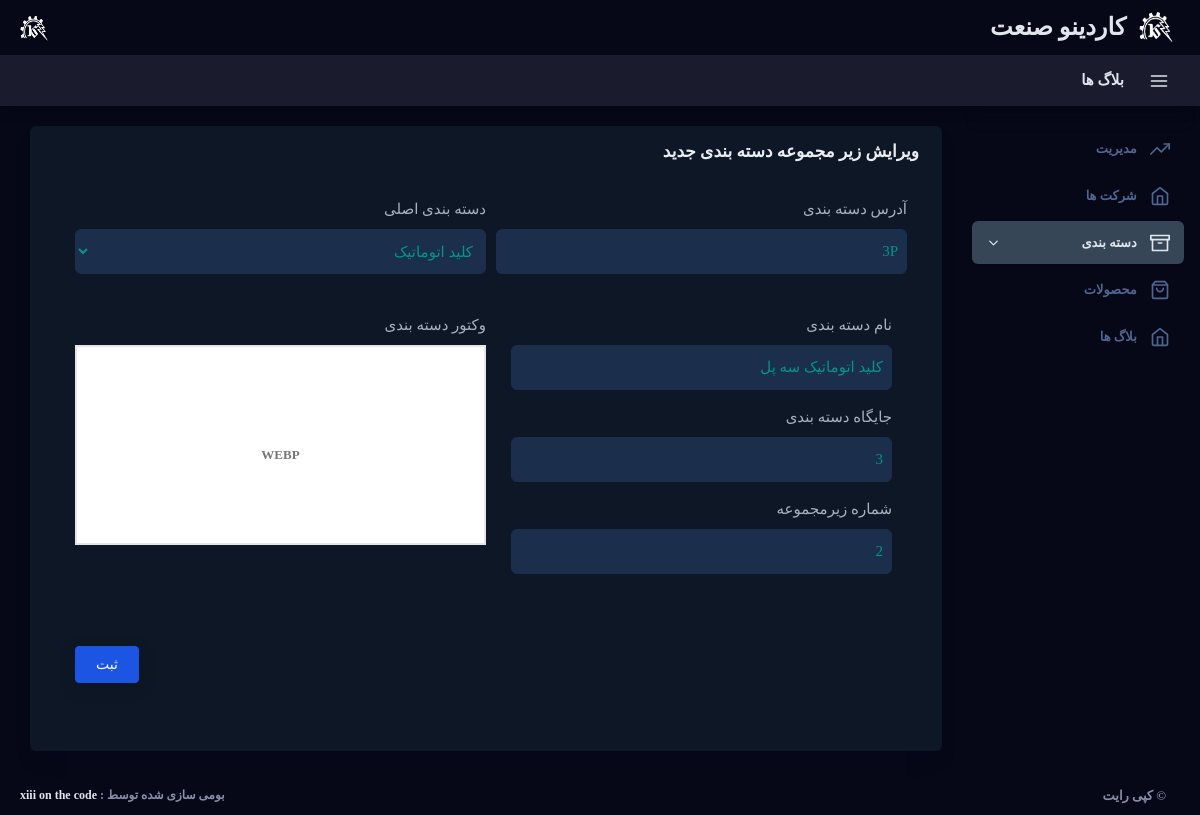
Screenshot of /v1/adminstrator/dashboard/edit_psubset/4153d93e-7b0b-4437-b66f-0df8cd789ca9/ (signed in) with the database file from the repository.
### category/models.py (models this page shows, shortened)
class ProductCategorySubset(models.Model):
    slug = models.SlugField(default=uuid.uuid4)
    ProductCategory = models.ForeignKey(ProductCategory, on_delete=models.CASCADE, null=True, blank=True)
    ref_slug = models.SlugField()
    name = models.CharField(max_length=100)
    vector = models.ImageField(upload_to=SubsetVectorImagePath)
    subset_number = models.IntegerField()
    position = models.IntegerField()
    number_of_products = models.IntegerField()
    url = models.CharField(max_length=150)
    active = models.BooleanField(default=True)

### adminstrator/views.py (the view, shortened to what this page needs)
# urls.py: path('dashboard/edit_psubset/<str:slug>/', views.edit_psubset, name="edit_psubsets"),
def edit_psubset(request, slug):
    if 'admin_login_username' not in request.session:
            return redirect('admin_login')
    else:
        admin_username = request.session['admin_login_username']
        PageTitle = 'Dashboard'
        tagid = 'catandtype'
        submenu = 'true'
        active = 'types'
        login_object = AdminLogin.objects.none()
        info_object = AdminInfo.objects.none()
        subset_object = ProductCategory.objects.none()
        category_object = ProductCategory.objects.none()
        if AdminLogin.objects.filter(username=admin_username).exists():
            login_object = AdminLogin.objects.get(username=admin_username)
            if AdminInfo.objects.filter(AdminLogin=login_object).exists():
                info_object = AdminInfo.objects.get(AdminLogin=login_object)
                if ProductCategorySubset.objects.filter(active=True, slug=slug).exists():
                    subset_object = ProductCategorySubset.objects.get(active=True, slug=slug)
                    if ProductCategory.objects.filter(active=True).exists():
                        category_object = ProductCategory.objects.filter(active=True)
                    form = ProductCategorySubset_form(instance = subset_object)
        context = {
            'PageTitle':PageTitle,
            'tagid':tagid,
            'admin_login':login_object,
            'admin_info':info_object,
            'categories':category_object,
            'subset_object':subset_object,
            'form':form,
        }
    return render(request, 'adminstrator/dashboard/category/edit_subset.html', context)

### category/forms.py
class ProductCategorySubset_form(forms.ModelForm):
    class Meta:
        model = ProductCategorySubset
        fields = [
            'vector',
        ]
        widgets = {
            'vector': forms.FileInput(attrs={ 'class':'form-control dropify', 'placeholder': ' وکتور دسته بندی ', 'type':'file', 'data-default-file':'وکتور دسته بندی را انتخاب کنید', 'data-max-file-size':'2M' }),
        }

### templates/adminstrator/dashboard/category/edit_subset.html (shortened to what this page needs)
{% extends 'adminstrator/dashboard/masterpage.html' %}
{% load static %}
{% block content %}
    <div id="content" class="main-content">
        <div class="container-fluid">
            <div class="container-fluid">
                <div class="row layout-top-spacing">
                    <div class="col-lg-12">
                        <div class="row">
                            <div id="flFormsGrid" class="col-lg-12 layout-spacing">
                                <div class="statbox widget box box-shadow">
                                    <div class="widget-header">
                                        <div class="row">
                                            <div class="col-xl-12 col-md-12 col-sm-12 col-12">
                                                <h4> ویرایش زیر مجموعه دسته بندی جدید </h4>
                                            </div>
                                        </div>
                                    </div>
                                    <div class="widget-content widget-content-area">
                                        <form enctype="multipart/form-data" method="POST">
                                            <div class="form-row mb-4 col-12">
                                                <div class="form-group col-md-6">
                                                    <label for="inputURL"> آدرس دسته بندی </label>
                                                    <input type="text" name="url" class="form-control" id="inputURL" placeholder=" LV431121 " value="{{subset_object.url}}">
                                                </div>
                                                <div class="form-group col-md-6">
                                                    <label for="inputURL"> دسته بندی اصلی </label>
                                                    <select name="ProductCategory" class="selectpicker form-control">
                                                        {% for category in categories %}
                                                            <option value="{{category.id}}">{{category.name}}</option>
                                                        {% endfor %}
                                                    </select>
                                                </div>
                                            </div>
                                            <div class="form-row mb-4 col-12">
                                                <div class="form-group col-md-6">
                                                    <div class="form-group col-md-12">
                                                        <label for="inputName"> نام دسته بندی </label>
                                                        <input type="text" name="name" class="form-control" id="inputName" placeholder=" کلید اتوماتیک چهار پل " value="{{subset_object.name}}">
                                                    </div>
                                                    <div class="form-group col-md-12">
                                                        <label for="inputPosition"> جایگاه دسته بندی </label>
                                                        <input type="number" name="position" class="form-control" id="inputPosition" placeholder=" 1 " value="{{subset_object.position}}">
                                                    </div>
                                                    <div class="form-group col-md-12">
                                                        <label for="inputSubset_number"> شماره زیرمجموعه </label>
                                                        <input type="number" name="subset_number" class="form-control" id="inputSubset_number" placeholder=" 1 " value="{{subset_object.subset_number}}">
                                                    </div>
                                                </div>
                                                <div class="form-group col-md-6 mb-4">
                                                    <label for="inputVector"> وکتور دسته بندی </label>
                                                </div>
                                            </div>
                                            <div class="form-row mb-4 col-12">
                                                <div class="form-group col-md-12 mb-4">
                                                    <button type="submit" name="editsubsetBTN" class="btn btn-primary mt-3 float-right"> ثبت </button>
                                                </div>
                                            </div>
                                        </form>
                                    </div>
                                </div>
                            </div>
                        </div>
                    </div>
                </div>
            </div>
        </div>
    </div>
{% endblock content %}
{% block dir %}
<h3> <a href="{% url 'mng_blogs' %}"> بلاگ ها </a> </h3>
{% endblock %}
{% block links %}
<link type="text/css" rel="stylesheet" href="{% static 'adminstrator/plugins/dropify/dropify.min.css'%}"></script>
<link type="text/css" rel="stylesheet" href="{% static 'adminstrator/assets/css/users/account-setting.css'%}"></script>
<link type="text/css" rel="stylesheet" href="{% static 'adminstrator/assets/css/forms/switches.css'%}"></script>
{% endblock links %}

### static/adminstrator/assets/css/users/account-setting.css (style rules this page uses)
.layout-spacing { padding-bottom: 25px; }
.form-control { padding: 8px 8px; }

### static/adminstrator/assets/css/main.css (style rules this page uses)
html { min-height: 100%; direction: rtl; }
body { color: #888ea8; height: 100%; font-size: 0.875rem; background: #f1f2f3; overflow-x: hidden; overflow-y: auto; letter-spacing: 0.0312rem; font-family: 'Nunito', sans-serif; }
h1, h2, h3, h4, h5, h6 { color: #3b3f5c; }
a { color: #e0e6ed; outline: none; }
.form-group label, label { font-size: 15px; color: #acb0c3; letter-spacing: 1px; }
.form-control { height: auto; border: 1px solid #1b2e4b; color: #009688; font-size: 15px; padding: 8px 10px; letter-spacing: 1px; height: calc(1.4em + 1.4rem + 2px); padding: .75rem 1.25rem; border-radius: 6px; background: #1b2e4b; }
.btn { padding: 0.4375rem 1.25rem; text-shadow: none; font-size: 14px; color: #3b3f5c; font-weight: normal; white-space: normal; word-wrap: break-word; transition: .2s ease-out; touch-action: manipulation; cursor: pointer; background-color: #f1f2f3; box-shadow: 0px 5px 20px 0 rgba(0, 0, 0, 0.1); will-change: opacity, transform; transition: all 0.3s ease-out; -webkit-transition: all 0.3s ease-out; }
.btn-primary { color: #fff !important; background-color: #1b55e2 !important; border-color: #1b55e2; }
.statbox .widget-content:before, .statbox .widget-content:after { display: table; content: ""; line-height: 0; clear: both; }

### static/adminstrator/assets/css/structure.css (style rules this page uses)
html { min-height: 100%; direction: rtl; }
body { color: #888ea8; height: 100%; font-size: 0.875rem; background: #060818; overflow-x: hidden; overflow-y: auto; letter-spacing: 0.0312rem; font-family: 'Nunito', sans-serif; }
h1, h2, h3, h4, h5, h6 { color: #ebedf2; }
.page-title h3 { margin: 0; margin-bottom: 0; font-size: 15px; color: #bfc9d4; font-weight: 700; }
#content { position: relative; width: 50%; flex-grow: 8; margin-top: 106px; margin-bottom: 0; margin-right: 212px; transition: .600s; }
.widget { padding: 0; margin-top: 0; margin-bottom: 0; box-shadow: 0 0.75rem 1.5rem rgba(18, 38, 63, 0.03); }
.layout-top-spacing { margin-top: 20px; }
.layout-spacing { padding-bottom: 40px; }
.widget.box .widget-header { background: #0e1726; padding: 0px 8px 0px; border-top-left-radius: 6px; border-top-right-radius: 6px; }
.row [class*="col-"] .widget .widget-header h4 { color: #ebedf2; font-size: 17px; font-weight: 600; margin: 0; padding: 16px 15px; }
.widget .widget-header { border-bottom: 0px solid #f1f2f3; }
.widget .widget-header:before { display: table; content: ""; line-height: 0; }
.widget .widget-header:after { display: table; content: ""; line-height: 0; clear: both; }
.widget-content-area { padding: 20px; position: relative; background-color: #0e1726; border-bottom-right-radius: 6px; border-bottom-left-radius: 6px; }

### rows the page displays
ProductCategorySubset: url "3P", name "کلید اتوماتیک سه پل", position "3", subset_number "2"

### other values shown
form field ProductCategory "کلید اتوماتیک"
